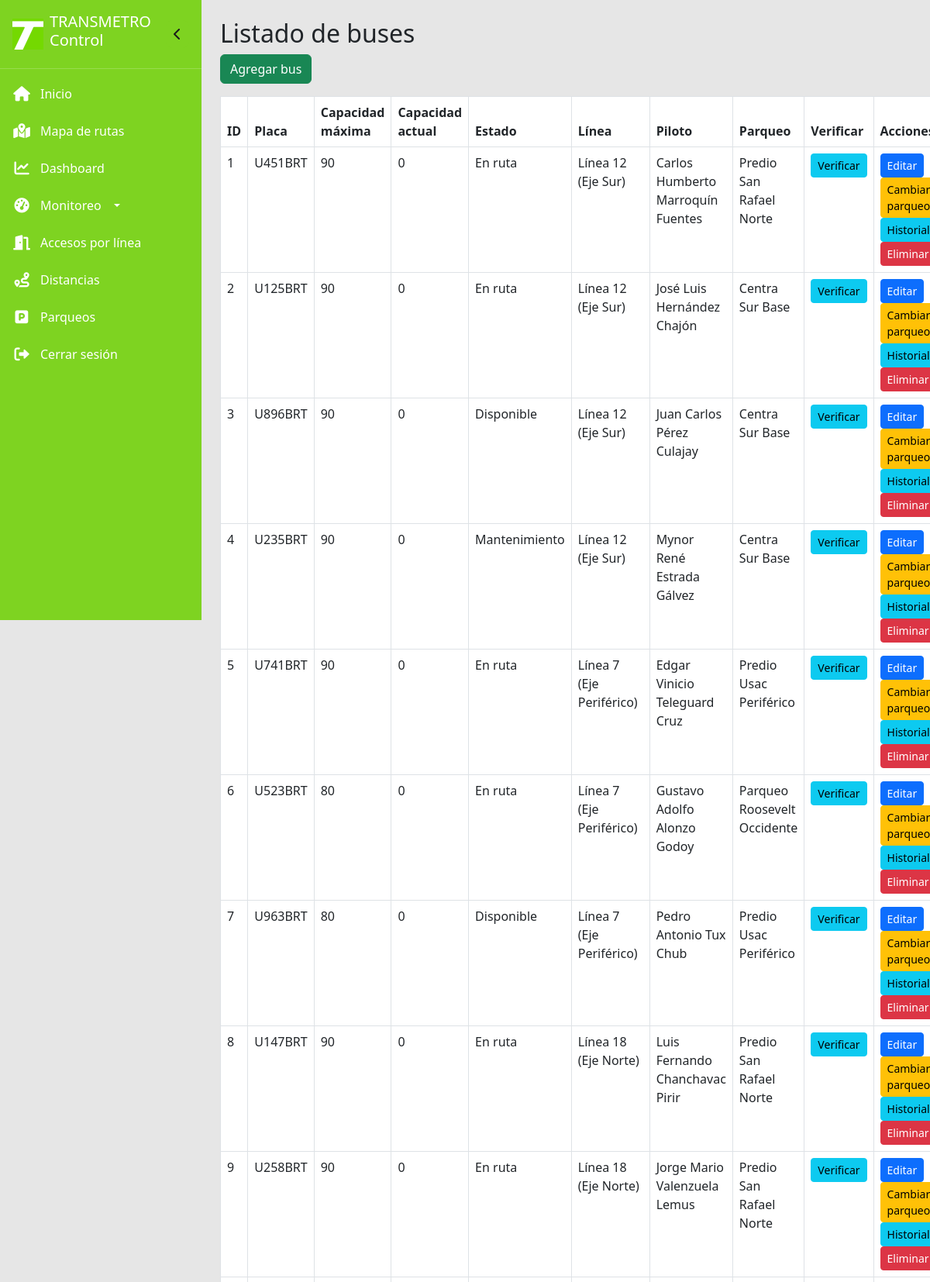
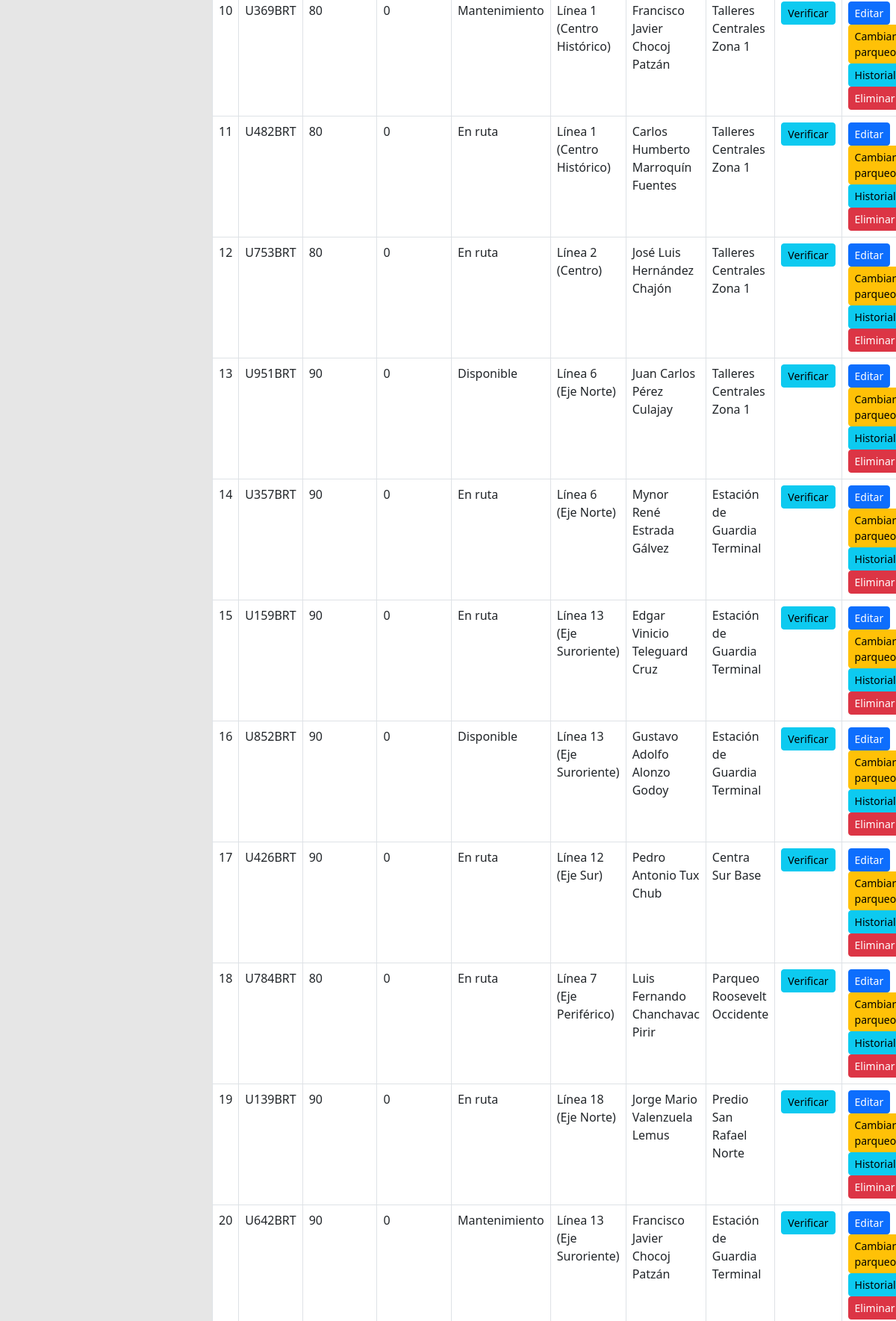
Page /buses (signed in, upper part) on the committed database (2 pictures, top to bottom).
### models.py (models this page shows)
class Bus(db.Model):
    __tablename__ = 'buses'
    id = db.Column(db.Integer, primary_key=True)
    placa = db.Column(db.String(10), unique=True, nullable=False)
    capacidad_max = db.Column(db.Integer, nullable=False)
    capacidad_actual = db.Column(db.Integer, default=0)
    estado = db.Column(db.String(20), default='Disponible')
    linea_id = db.Column(db.Integer, db.ForeignKey('lineas.id'), nullable=True)
    piloto_id = db.Column(db.Integer, db.ForeignKey('pilotos.id'), nullable=False)
    parqueo_id = db.Column(db.Integer, db.ForeignKey('parqueos.id'), nullable=True)
    linea = db.relationship('Linea', backref='buses')
    piloto = db.relationship('Piloto', backref='buses')

class Linea(db.Model):
    __tablename__ = 'lineas'
    id = db.Column(db.Integer, primary_key=True)
    nombre = db.Column(db.String(50), nullable=False)
    distancia_total = db.Column(db.Float, default=0.0)
    municipalidad_id = db.Column(db.Integer, db.ForeignKey('municipalidades.id'))
    municipalidad = db.relationship('Municipalidad', backref='lineas')

class Piloto(db.Model):
    __tablename__ = 'pilotos'
    id = db.Column(db.Integer, primary_key=True)
    nombre = db.Column(db.String(100), nullable=False)
    direccion = db.Column(db.String(200))
    telefono = db.Column(db.String(20))
    historial_educativo = db.Column(db.Text)

class Parqueo(db.Model):
    __tablename__ = 'parqueos'
    id = db.Column(db.Integer, primary_key=True)
    ubicacion = db.Column(db.String(100))
    estacion_id = db.Column(db.Integer, db.ForeignKey('estaciones.id'))
    estacion = db.relationship('Estacion', backref='parqueos')
    bus = db.relationship('Bus', backref='parqueo', uselist=False, foreign_keys='Bus.parqueo_id')

### app.py (the view)
@app.route('/buses')
@login_required
def listar_buses():
    buses = Bus.query.all()
    return render_template('listar_buses.html', buses=buses)

### app.py (called while the page is built)
@login_manager.user_loader
def load_user(user_id):
    return Admin.query.get(int(user_id))

### templates/listar_buses.html
{% extends "base.html" %}
{% block content %}
<h2>Listado de buses</h2>
<a href="{{ url_for('agregar_bus') }}" class="btn btn-success mb-3">Agregar bus</a>
<table class="table table-bordered">
    <thead>
        <tr><th>ID</th><th>Placa</th><th>Capacidad máxima</th><th>Capacidad actual</th><th>Estado</th><th>Línea</th><th>Piloto</th><th>Parqueo</th><th>Verificar</th><th>Acciones</th></tr>
    </thead>
    <tbody>
        {% for b in buses %}
        <tr>
            <td>{{ b.id }}</td>
            <td>{{ b.placa }}</td>
            <td>{{ b.capacidad_max }}</td>
            <td>{{ b.capacidad_actual }}</td>
            <td>{{ b.estado }}</td>
            <td>{{ b.linea.nombre if b.linea else 'Sin línea' }}</td>
            <td>{{ b.piloto.nombre if b.piloto else '' }}</td>
            <td>{{ b.parqueo.ubicacion if b.parqueo else 'Sin parqueo' }}</td>
            <td>
                <a href="{{ url_for('verificar_ocupacion_bus', bus_id=b.id) }}" class="btn btn-sm btn-info">Verificar</a>
            </td>
            <td>
                <a href="{{ url_for('editar_bus', bus_id=b.id) }}" class="btn btn-sm btn-primary">Editar</a>
                <a href="{{ url_for('cambiar_parqueo', bus_id=b.id) }}" class="btn btn-sm btn-warning">Cambiar parqueo</a>
                <a href="{{ url_for('historial_parqueos', bus_id=b.id) }}" class="btn btn-sm btn-info">Historial</a>
                <a href="{{ url_for('eliminar_bus', bus_id=b.id) }}" class="btn btn-sm btn-danger" onclick="return confirm('¿Eliminar este bus?')">Eliminar</a>
            </td>
        </tr>
        {% endfor %}
    </tbody>
</table>
{% endblock %}

### templates/base.html (style rules this page uses)
:root { --verde-transmetro: #7ED321; --azul-transmetro: #2E3E9E; --fondo-claro: #E6E6E6; --blanco: #FFFFFF; }
body { background-color: var(--fondo-claro); font-family: 'Segoe UI', 'Roboto', 'Helvetica Neue', sans-serif; margin: 0; padding: 0; }

### rows in the picture
Bus: id "1", placa "U451BRT", capacidad_max "90", capacidad_actual "0", estado "En ruta", linea "Línea 12 (Eje Sur)", piloto "Carlos Humberto Marroquín Fuentes", parqueo "Predio San Rafael Norte"
Bus: id "2", placa "U125BRT", capacidad_max "90", capacidad_actual "0", estado "En ruta", linea "Línea 12 (Eje Sur)", piloto "José Luis Hernández Chajón", parqueo "Centra Sur Base"
Bus: id "3", placa "U896BRT", capacidad_max "90", capacidad_actual "0", estado "Disponible", linea "Línea 12 (Eje Sur)", piloto "Juan Carlos Pérez Culajay", parqueo "Centra Sur Base"
Bus: id "4", placa "U235BRT", capacidad_max "90", capacidad_actual "0", estado "Mantenimiento", linea "Línea 12 (Eje Sur)", piloto "Mynor René Estrada Gálvez", parqueo "Centra Sur Base"
Bus: id "5", placa "U741BRT", capacidad_max "90", capacidad_actual "0", estado "En ruta", linea "Línea 7 (Eje Periférico)", piloto "Edgar Vinicio Teleguard Cruz", parqueo "Predio Usac Periférico"
Bus: id "6", placa "U523BRT", capacidad_max "80", capacidad_actual "0", estado "En ruta", linea "Línea 7 (Eje Periférico)", piloto "Gustavo Adolfo Alonzo Godoy", parqueo "Parqueo Roosevelt Occidente"
Bus: id "7", placa "U963BRT", capacidad_max "80", capacidad_actual "0", estado "Disponible", linea "Línea 7 (Eje Periférico)", piloto "Pedro Antonio Tux Chub", parqueo "Predio Usac Periférico"
Bus: id "8", placa "U147BRT", capacidad_max "90", capacidad_actual "0", estado "En ruta", linea "Línea 18 (Eje Norte)", piloto "Luis Fernando Chanchavac Pirir", parqueo "Predio San Rafael Norte"
Bus: id "9", placa "U258BRT", capacidad_max "90", capacidad_actual "0", estado "En ruta", linea "Línea 18 (Eje Norte)", piloto "Jorge Mario Valenzuela Lemus", parqueo "Predio San Rafael Norte"
Bus: id "10", placa "U369BRT", capacidad_max "80", capacidad_actual "0", estado "Mantenimiento", linea "Línea 1 (Centro Histórico)", piloto "Francisco Javier Chocoj Patzán", parqueo "Talleres Centrales Zona 1"
Bus: id "11", placa "U482BRT", capacidad_max "80", capacidad_actual "0", estado "En ruta", linea "Línea 1 (Centro Histórico)", piloto "Carlos Humberto Marroquín Fuentes", parqueo "Talleres Centrales Zona 1"
Bus: id "12", placa "U753BRT", capacidad_max "80", capacidad_actual "0", estado "En ruta", linea "Línea 2 (Centro)", piloto "José Luis Hernández Chajón", parqueo "Talleres Centrales Zona 1"
Bus: id "13", placa "U951BRT", capacidad_max "90", capacidad_actual "0", estado "Disponible", linea "Línea 6 (Eje Norte)", piloto "Juan Carlos Pérez Culajay", parqueo "Talleres Centrales Zona 1"
Bus: id "14", placa "U357BRT", capacidad_max "90", capacidad_actual "0", estado "En ruta", linea "Línea 6 (Eje Norte)", piloto "Mynor René Estrada Gálvez", parqueo "Estación de Guardia Terminal"
Bus: id "15", placa "U159BRT", capacidad_max "90", capacidad_actual "0", estado "En ruta", linea "Línea 13 (Eje Suroriente)", piloto "Edgar Vinicio Teleguard Cruz", parqueo "Estación de Guardia Terminal"
Bus: id "16", placa "U852BRT", capacidad_max "90", capacidad_actual "0", estado "Disponible", linea "Línea 13 (Eje Suroriente)", piloto "Gustavo Adolfo Alonzo Godoy", parqueo "Estación de Guardia Terminal"
Bus: id "17", placa "U426BRT", capacidad_max "90", capacidad_actual "0", estado "En ruta", linea "Línea 12 (Eje Sur)", piloto "Pedro Antonio Tux Chub", parqueo "Centra Sur Base"
Bus: id "18", placa "U784BRT", capacidad_max "80", capacidad_actual "0", estado "En ruta", linea "Línea 7 (Eje Periférico)", piloto "Luis Fernando Chanchavac Pirir", parqueo "Parqueo Roosevelt Occidente"
Bus: id "19", placa "U139BRT", capacidad_max "90", capacidad_actual "0", estado "En ruta", linea "Línea 18 (Eje Norte)", piloto "Jorge Mario Valenzuela Lemus", parqueo "Predio San Rafael Norte"
Bus: id "20", placa "U642BRT", capacidad_max "90", capacidad_actual "0", estado "Mantenimiento", linea "Línea 13 (Eje Suroriente)", piloto "Francisco Javier Chocoj Patzán", parqueo "Estación de Guardia Terminal"
